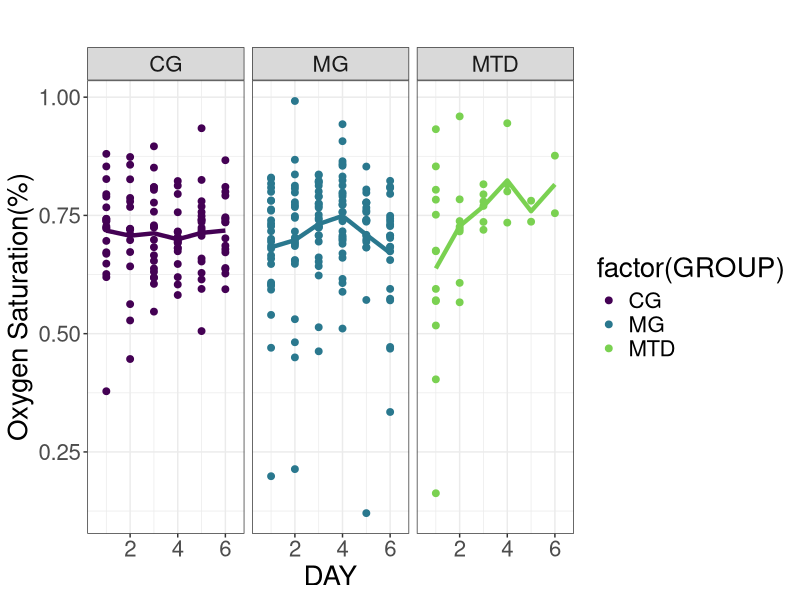
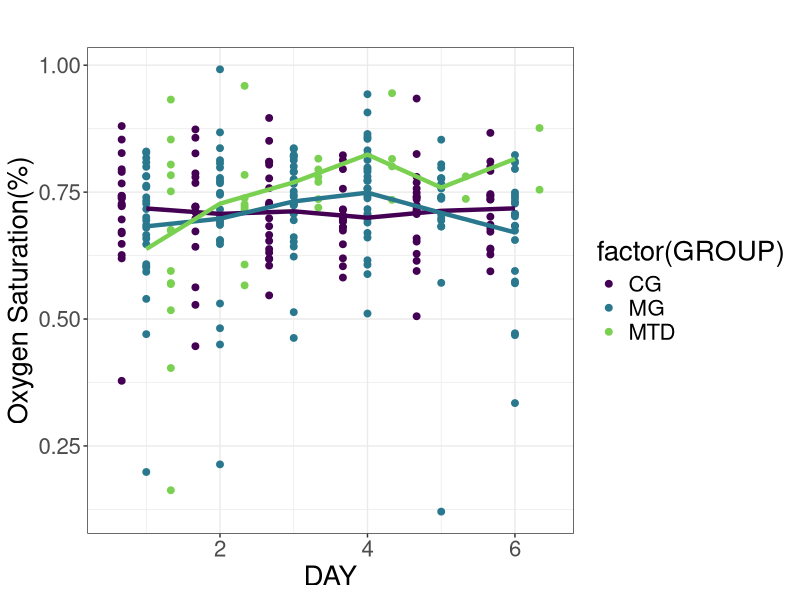
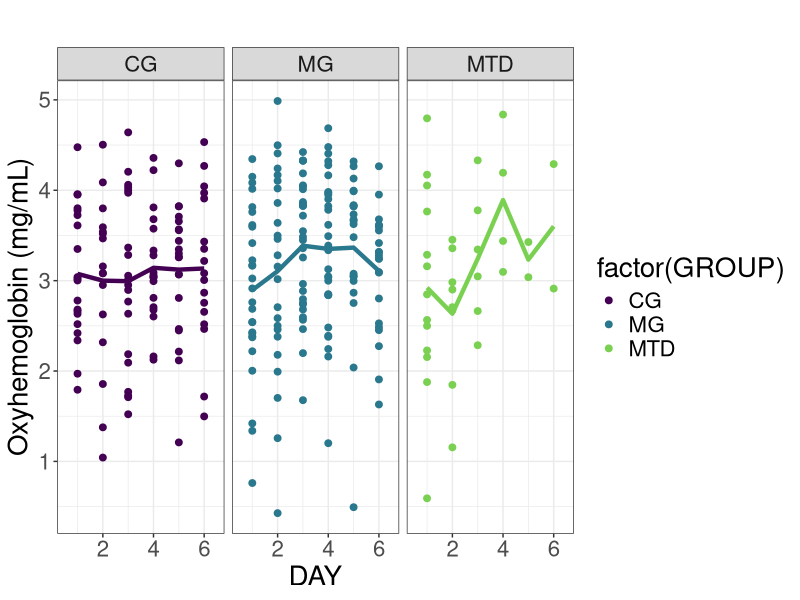
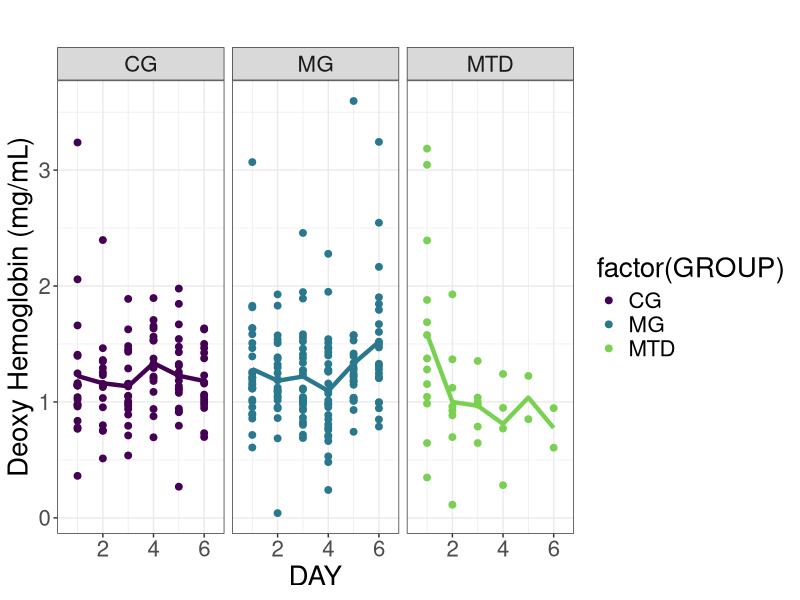
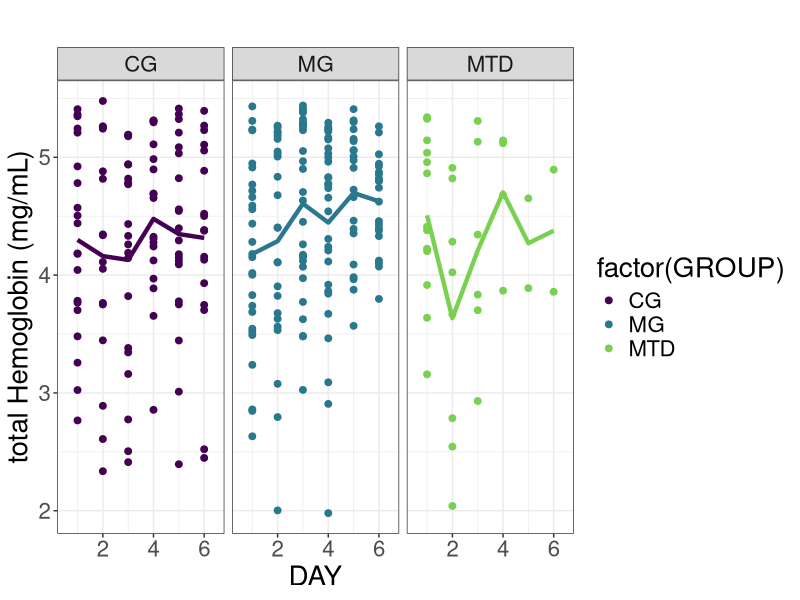
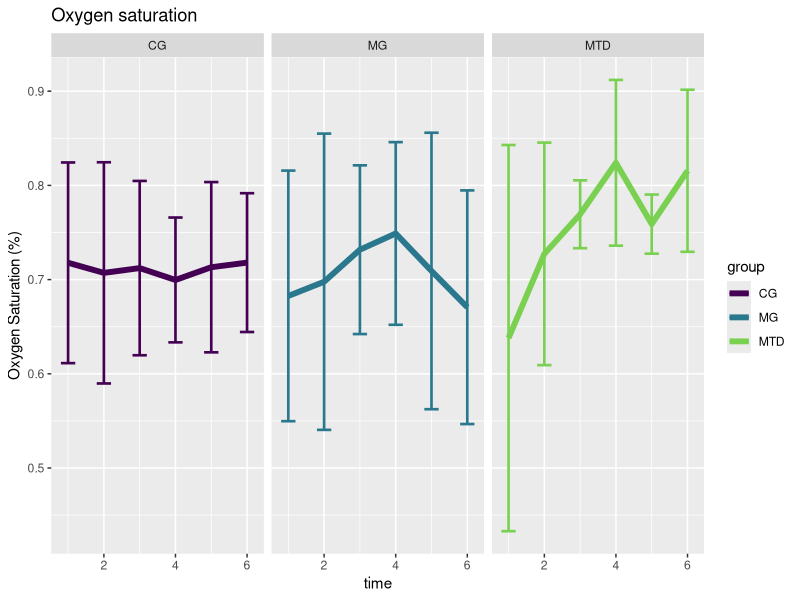
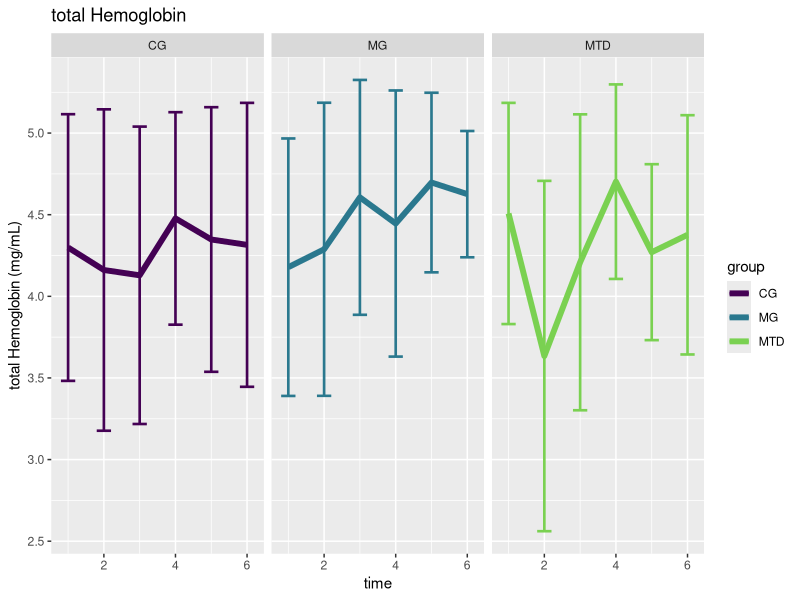
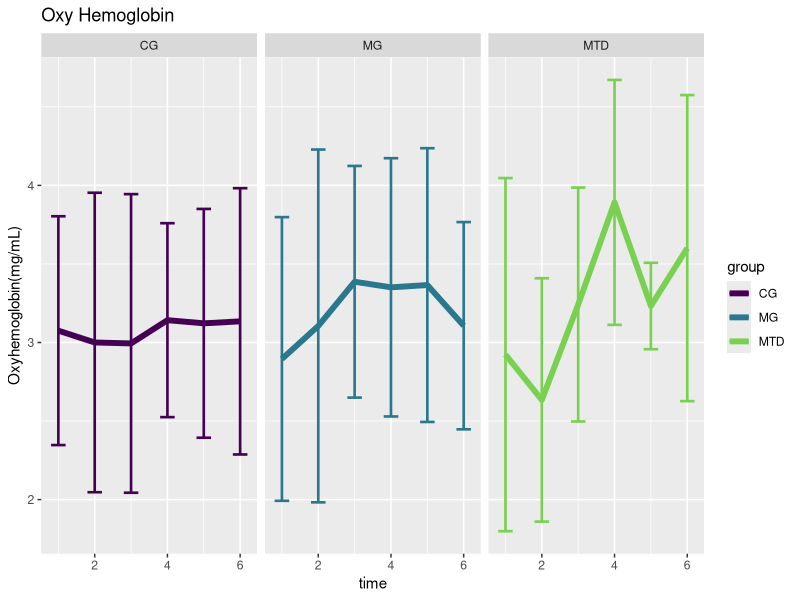

Source code (R) for these figures, in order:
#code to plot the StO2 per group with errorbars
library(readr)
library(multcomp)
library(here)
data1 <- read.csv(here("data","Extraction_merged_2018_2020_cohorts_v1.csv"))
attach(data1)
library("ggplot2")
library(scales)
library(nlme)
library(ggplot2)
pd<-position_dodge(0.2)

data1$STO2min<-(data1$STO2-data1$STO2_SD)
data1$STO2max<-(data1$STO2+data1$STO2_SD)
data1$HBmin<-(data1$HB-data1$HB_SD)
data1$HBmax<-(data1$HB+data1$HB_SD)
data1$Amin<-(data1$A-data1$A_SD)
data1$Amax<-(data1$A+data1$A_SD)
data1$Bmin<-(data1$B-data1$B_SD)
data1$Bmax<-(data1$B+data1$B_SD)

data1$HBO2<-(data1$HB*data1$STO2)
data1$HBO2_SD<-data1$HB_SD*data1$STO2
data1$HBO2max<-data1$HBO2+data1$HBO2_SD
data1$HBO2min<-data1$HBO2-data1$HBO2_SD

data1$HBO<-data1$HB*(1-data1$STO2)
data1$HBO_SD<-data1$HB_SD*(1-data1$STO2)
data1$HBOmax<-data1$HBO+data1$HBO_SD
data1$HBOmin<-data1$HBO-data1$HBO_SD

#Calculating means 
means1<-aggregate(data1$STO2, by=list(time=data1$DAY,group=data1$GROUP),na.rm=TRUE,FUN=mean) #from StO2
sdevs1<-aggregate(data1$STO2, by=list(time=data1$DAY,group=data1$GROUP),na.rm=TRUE,FUN=sd) #from StO2
means1$STO2<-means1$x
means1$SDSTO2<-sdevs1$x
means2<-aggregate(data1$HB, by=list(time=data1$DAY,group=data1$GROUP),na.rm=TRUE,FUN=mean) #from Hb
sdevs2<-aggregate(data1$HB, by=list(time=data1$DAY,group=data1$GROUP),na.rm=TRUE,FUN=sd) #from Hb
means2$HB<-means2$x
means2$HBSD<-sdevs2$x
means3<-aggregate(data1$A, by=list(time=data1$DAY,group=data1$GROUP),na.rm=TRUE,FUN=mean) #from Hb
sdevs3<-aggregate(data1$A, by=list(time=data1$DAY,group=data1$GROUP),na.rm=TRUE,FUN=sd) #from Hb
means3$A<-means3$x
means3$ASD<-sdevs3$x

OxyHbmeans<-aggregate(data1$HBO2, by=list(time=data1$DAY,group=data1$GROUP),na.rm=TRUE,FUN=mean) #from HbO2
OxyHbstd<-aggregate(data1$HBO2, by=list(time=data1$DAY,group=data1$GROUP),na.rm=TRUE,FUN=sd) #from HbO2
OxyHbmeans$OxyHemoglobin<-OxyHbmeans$x
OxyHbmeans$OxyHbSD<-OxyHbstd$x

DeoxyHbmeans<-aggregate(data1$HBO, by=list(time=data1$DAY,group=data1$GROUP),na.rm=TRUE,FUN=mean) #from Hb
DeoxyHbstd<-aggregate(data1$HBO, by=list(time=data1$DAY,group=data1$GROUP),na.rm=TRUE,FUN=sd) #from Hb
DeoxyHbmeans$DeoxyHemoglobin<-DeoxyHbmeans$x
DeoxyHbmeans$DeoxyHbSD<-DeoxyHbstd$x

##scatter plot per group

#StO2 plot per week per group with means ****best one****
pd=position_dodge(1.0)
ggplot(data1,aes(x=DAY, y=STO2))+theme_bw()+
  theme(text=element_text(size=20))+
  geom_point(aes(color=factor(GROUP)), position=pd, size=2)+
  stat_summary(aes(group=GROUP,color=factor(GROUP)), fun.y=mean, geom="line",linetype=1, size=1.5,show.legend=FALSE)+
  scale_color_viridis_d(end = 0.8)+
  labs(title='',y="Oxygen Saturation(%)")+
  facet_wrap(~GROUP,ncol=5)


####StO2 integrated plot
pd=position_dodge(1.0)
ggplot(data1,aes(x=DAY, y=STO2))+theme_bw()+
  theme(text=element_text(size=20))+
  geom_point(aes(color=factor(GROUP)), position=pd, size=2)+
  stat_summary(aes(group=GROUP,color=factor(GROUP)), fun.y=mean, geom="line",linetype=1, size=1.5,show.legend=FALSE)+
  scale_color_viridis_d(end = 0.8)+
  labs(title='',y="Oxygen Saturation(%)")


#HbO2 plot per week per group with means ****best one****
pd=position_dodge(1.0)
ggplot(data1,aes(x=DAY, y=HBO2))+theme_bw()+
  theme(text=element_text(size=20))+
  geom_point(aes(color=factor(GROUP)), position=pd, size=2)+
  stat_summary(aes(group=GROUP,color=factor(GROUP)), fun.y=mean, geom="line",linetype=1, size=1.5,show.legend=FALSE)+
  scale_color_viridis_d(end = 0.8)+
  labs(title='',y="Oxyhemoglobin (mg/mL)")+
  facet_wrap(~GROUP,ncol=5)

#HbO plot per week per group with means ****best one****
pd=position_dodge(1.0)
ggplot(data1,aes(x=DAY, y=HBO))+theme_bw()+
  theme(text=element_text(size=20))+
  geom_point(aes(color=factor(GROUP)), position=pd, size=2)+
  stat_summary(aes(group=GROUP,color=factor(GROUP)), fun.y=mean, geom="line",linetype=1, size=1.5,show.legend=FALSE)+
  scale_color_viridis_d(end = 0.8)+
  labs(title='',y="Deoxy Hemoglobin (mg/mL)")+
  facet_wrap(~GROUP,ncol=5)



#tHb plot per week per group with means ****best one****
pd=position_dodge(1.0)
ggplot(data1,aes(x=DAY, y=HB))+theme_bw()+
  theme(text=element_text(size=20))+
  geom_point(aes(color=factor(GROUP)), position=pd, size=2)+
  stat_summary(aes(group=GROUP,color=factor(GROUP)), fun.y=mean, geom="line",linetype=1, size=1.5,show.legend=FALSE)+
  scale_color_viridis_d(end = 0.8)+
  labs(title='',y="total Hemoglobin (mg/mL)")+
  facet_wrap(~GROUP,ncol=5)






###plotting mean values####
ggplot(means1,aes(x=time,y=STO2))+geom_line(aes(color=group),size=2)+
  geom_errorbar(aes(ymin=STO2-SDSTO2,ymax=STO2+SDSTO2,color=group),width=0.4, size=0.9,position=pd)+
  labs(y="Oxygen Saturation (%)")+facet_wrap(~group)+
  scale_color_viridis_d(end = 0.8)+
  ggtitle("Oxygen saturation") #plot mean StO2 values


ggplot(means2,aes(x=time,y=HB))+geom_line(aes(color=group),size=2)+
  geom_errorbar(aes(ymin=HB-HBSD,ymax=HB+HBSD,color=group),width=0.4, size=0.9,position=pd)+facet_wrap(~group)+
  scale_color_viridis_d(end = 0.8)+
  ggtitle("total Hemoglobin")+labs(y="total Hemoglobin (mg/mL)") #plot mean Hb values

ggplot(OxyHbmeans,aes(x=time,y=OxyHemoglobin))+geom_line(aes(color=group),size=2)+
  geom_errorbar(aes(ymin=OxyHemoglobin-OxyHbSD,ymax=OxyHemoglobin+OxyHbSD,color=group),width=0.4, size=0.9,position=pd)+facet_wrap(~group)+
  scale_color_viridis_d(end = 0.8)+
  ggtitle("Oxy Hemoglobin")+labs(y="Oxyhemoglobin(mg/mL)") #plot HbO2

ggplot(DeoxyHbmeans,aes(x=time,y=DeoxyHemoglobin))+geom_line(aes(color=group),size=2)+
  geom_errorbar(aes(ymin=DeoxyHemoglobin-DeoxyHbSD,ymax=DeoxyHemoglobin+DeoxyHbSD,color=group),width=0.4, size=0.9,position=pd)+facet_wrap(~group)+
  scale_color_viridis_d(end = 0.8)+
  ggtitle("Deoxyhemoglobin")+labs(y="Deoxyhemoglobin (mg/mL)") #plot mean scattering coeff values

ggplot(means3,aes(x=time,y=A))+geom_line(aes(color=group),size=2)+
  geom_errorbar(aes(ymin=A-ASD,ymax=A+ASD,color=group),width=0.4, size=0.9,position=pd)+facet_wrap(~group)+
  scale_color_viridis_d(end = 0.8)+
  ggtitle("Scattering Coefficient (A)")+labs(y="Scattering coefficient (A)") #plot mean scattering coeff values

#Extract initial values per group
StO2basevals<-means1[means1$time==1, c("group", "STO2")] #extract initial StO2 values per group
means1<-merge(means1,StO2basevals, by.x="group", by.y='group',suffixes = c("","basevalue"))#copy StO2 base values per group

Hbbasevals<-means2[means2$time==1,c("group",'HB')] #extract initial Hb values per group
means2<-merge(means2,Hbbasevals, by.x="group", by.y='group',suffixes = c("","basevalue"))#copy StO2 base values per group


OxyHbbasevals<-OxyHbmeans[OxyHbmeans$time==1, c("group", "OxyHemoglobin")] #extract initial HbO2 values per group
OxyHbmeans<-merge(OxyHbmeans,OxyHbbasevals, by.x="group", by.y='group',suffixes = c("","basevalue"))#copy HbO2 base values per group


DeoxyHbbasevals<-DeoxyHbmeans[DeoxyHbmeans$time==1, c("group", "DeoxyHemoglobin")] #extract initial Hb values per group
DeoxyHbmeans<-merge(DeoxyHbmeans,DeoxyHbbasevals, by.x="group", by.y='group',suffixes = c("","basevalue"))#copy Hb base values per group

Abasevals<-means3[means3$time==1, c("group", "A")] #extract initial StO2 values per group
means3<-merge(means3,Abasevals, by.x="group", by.y='group',suffixes = c("","basevalue"))#copy StO2 base values per group

##getting a subset of StO2 values without NAs
library(dplyr)
Trimmed<-data1%>%filter(!is.na(STO2)) #extracting the non NA values 
Numbers<-aggregate(Trimmed$STO2, by=list(time=Trimmed$DAY,group=Trimmed$GROUP),FUN=length) #counting the number of occurrences per group per week
names(Numbers)<-c('Week','Group','Observations')
#Calculate fold change and pasting number of observations per group per week
##StO2
means1$StO2foldchange<-means1$STO2/means1$STO2basevalue #Mean StO2 fold change
means1$Observations<-Numbers$Observations
means1$StandErr<-means1$SDSTO2/(means1$Observations)^0.5
means1$FoldErr<-means1$StandErr/means1$STO2basevalue


##total hemoglobin
means2$Hbfoldchange<-means2$HB/means2$HBbasevalue #Mean Hb fold change
means2$Observations<-Numbers$Observations
means2$StandErr<-means2$HBSD/(means2$Observations)^0.5
means2$FoldErr<-means2$StandErr/means2$HBbasevalue

##A (reduced scattering coefficient)
means3$Afoldchange<-means3$A/means3$Abasevalue #Mean A fold change
means3$Observations<-Numbers$Observations
means3$StandErr<-means3$ASD/(means3$Observations)^0.5
means3$FoldErr<-means3$StandErr/means3$Abasevalue
###HbO2####
OxyHbmeans$OxyHbfoldchange<-OxyHbmeans$OxyHemoglobin/OxyHbmeans$OxyHemoglobinbasevalue
OxyHbmeans$Observations<-Numbers$Observations
OxyHbmeans$StandErr<-OxyHbmeans$OxyHbSD/(OxyHbmeans$Observations)
OxyHbmeans$FoldErr<-OxyHbmeans$StandErr/OxyHbmeans$OxyHemoglobinbasevalue

##Hb###
DeoxyHbmeans$DeoxyHbfoldchange<-DeoxyHbmeans$DeoxyHemoglobin/DeoxyHbmeans$DeoxyHemoglobinbasevalue
DeoxyHbmeans$Observations<-Numbers$Observations
DeoxyHbmeans$StandErr<-DeoxyHbmeans$DeoxyHbSD/(DeoxyHbmeans$Observations)
DeoxyHbmeans$FoldErr<-DeoxyHbmeans$StandErr/DeoxyHbmeans$DeoxyHemoglobinbasevalue

#plot fold changes
pd=position_dodge(0.4)
ggplot(means1,aes(x=time, y=StO2foldchange))+theme_bw()+geom_point(aes(color=group,group=group),size=2, position=pd)+
  geom_line(aes(color=group,group=group),size=1.5,position=pd)+
  geom_errorbar(aes(ymin=StO2foldchange-FoldErr,ymax=StO2foldchange+FoldErr,color=group),width=0.4, size=0.9,position=pd)+
  theme(text=element_text(size=30),aspect.ratio = 1)+
  scale_color_viridis_d(end = 0.8)+
  scale_x_continuous(breaks=seq(1,6,1))+
  labs(title=expression(StO[2]), y='', x='Weeks')+theme(plot.title = element_text(hjust = 0.5)) #plot StO2 fold change




ggplot(means2,aes(x=time, y=Hbfoldchange))+theme_bw()+geom_point(aes(color=group,group=group),size=2, position=pd)+
  geom_line(aes(color=group,group=group),size=1.5, position=pd)+
  geom_errorbar(aes(ymin=Hbfoldchange-FoldErr,ymax=Hbfoldchange+FoldErr,color=group),width=0.4, size=0.9, position=pd)+
  theme(text=element_text(size=30),aspect.ratio = 1)+
  scale_color_viridis_d(end = 0.8)+
  scale_x_continuous(breaks=seq(1,6,1))+
  labs(title=expression(tHb), y='', x='Weeks')+theme(plot.title = element_text(hjust = 0.5)) #plot Hb fold change


ggplot(means3,aes(x=time, y=Afoldchange))+theme_bw()+geom_point(aes(color=group,group=group),size=2, position=pd)+
  geom_line(aes(color=group,group=group),size=1.5, position=pd)+
  geom_errorbar(aes(ymin=Afoldchange-FoldErr,ymax=Afoldchange+FoldErr,color=group),width=0.4, size=0.9, position=pd)+theme(text=element_text(size=30),aspect.ratio = 1)+
  scale_color_viridis_d(end = 0.8)+
  scale_x_continuous(breaks=seq(1,6,1))+labs(title=expression(mu[s]^{"'"}), y='', x='Weeks')+
  theme(plot.title = element_text(hjust = 0.5)) #plot A fold change


ggplot(OxyHbmeans,aes(x=time, y=OxyHbfoldchange))+theme_bw()+
  geom_point(aes(color=group,group=group),size=2, position=pd)+
  geom_line(aes(color=group,group=group),size=1.5,position=pd)+
  geom_errorbar(aes(ymin=OxyHbfoldchange-FoldErr,ymax=OxyHbfoldchange+FoldErr,color=group),width=0.4, size=0.9,position=pd)+
  scale_color_viridis_d(end = 0.8)+
  theme(text=element_text(size=30),aspect.ratio = 1)+scale_x_continuous(breaks=seq(1,6,1))+
  labs(title=expression(HbO[2]), y='', x='Weeks')+theme(plot.title = element_text(hjust = 0.5)) #plot HbO2 fold change


ggplot(DeoxyHbmeans,aes(x=time, y=DeoxyHbfoldchange))+theme_bw()+
  geom_point(aes(color=group,group=group),size=2, position=pd)+
  geom_line(aes(color=group,group=group),size=1.5,position=pd)+
  geom_errorbar(aes(ymin=DeoxyHbfoldchange-FoldErr,ymax=DeoxyHbfoldchange+FoldErr,color=group),width=0.4, size=0.9,position=pd)+
  theme(text=element_text(size=30),aspect.ratio = 1)+
  scale_color_viridis_d(end = 0.8)+
  scale_x_continuous(breaks=seq(1,6,1))+
  labs(title=expression(HbO), y='', x='Weeks')+theme(plot.title = element_text(hjust = 0.5)) #plot Hb fold change






#StO2 plot per week per group with means ****best one****
# pd=position_dodge(1.0)
# ggplot(data1,aes(x=DAY, y=STO2, linetype=TUMOR))+theme_bw()+
#   theme(text=element_text(size=20))+
#   geom_point(aes(color=factor(TUMOR)), position=pd, size=2)+
#   geom_line(aes(color=factor(TUMOR)), position=pd,size=1)+
#   scale_x_continuous(breaks=seq(1,6,1))+
#   geom_errorbar(aes(ymin=STO2min, ymax=STO2max,color=factor(TUMOR),linetype=NULL), width=2,position=pd,size=0.6,show.legend = FALSE)+
#   geom_text(data = data1, aes(x = 4.35, y = STO2, label = TUMOR),
#             size = 4, hjust = 1, fontface = "bold")+
#   stat_summary(aes(group=GROUP), fun.y=mean, geom="line",linetype=1, size=1.5,show.legend=FALSE)+
#   labs(title='',y="Oxygen Saturation(%)")+
#   facet_wrap(~ID,ncol=5)




#StO2 plot per week per subject per group MG **best**
library(ggrepel)
library(grid)
library(tidyverse)


#geom_label_repel(data=subset(data1,GROUP=='MG'),aes(label = TUMOR , fill=factor(TUMOR)),
#box.padding   = 0.35, 
#point.padding = 0.5,
#color ='black',
#show.legend = FALSE)+

#StO2 plots 
#################################################################

#MG group
pd=position_dodge(1.0)
ggplot(data=subset(data1,GROUP=='MG'),aes(x=DAY, y=STO2, linetype=TUMOR))+theme_bw()+
  geom_point(aes(color=TUMOR), position=pd, size=2, show.legend = FALSE)+
  geom_line(aes(color=factor(TUMOR)), position=pd,size=2, linetype="solid")+
  scale_x_continuous(breaks=seq(1,6,1))+
  geom_errorbar(aes(ymin=STO2min, ymax=STO2max,
                    color=factor(TUMOR),
                    linetype=NULL), width=0.5,position=pd,size=1,show.legend = FALSE)+
  scale_color_viridis_d(end = 0.75)+
  guides(color = guide_legend(override.aes = list(size = 6)))+
  stat_summary(aes(group=GROUP), fun.y=mean, geom="line",linetype=1, size=1.5,show.legend=FALSE)+
  facet_wrap(~ID,nrow=2)+
  labs(title='METRONOMIC',y="Oxygen Saturation(%)")+
  theme(text=element_text(size=20),plot.title = element_text(hjust = 0.5),
        legend.text=element_text(size=20),legend.position = "bottom",aspect.ratio = 0.75)



#tHb plots
#################################################################
#MG group
pd=position_dodge(1.0)
ggplot(data=subset(data1,GROUP=='MG'),aes(x=DAY, y=HB, linetype=TUMOR))+theme_bw()+
  geom_point(aes(color=TUMOR), position=pd, size=2, show.legend = FALSE)+
  geom_line(aes(color=factor(TUMOR)), position=pd,size=2, linetype="solid")+
  scale_x_continuous(breaks=seq(1,6,1))+
  geom_errorbar(aes(ymin=HBmin, ymax=HBmax,
                    color=factor(TUMOR),
                    linetype=NULL), width=0.5,position=pd,size=1,show.legend = FALSE)+
  scale_color_viridis_d(end = 0.75)+
  guides(color = guide_legend(override.aes = list(size = 6)))+
  stat_summary(aes(group=GROUP), fun.y=mean, geom="line",linetype=1, size=1.5,show.legend=FALSE)+
  facet_wrap(~ID,nrow=2)+
  labs(title='METRONOMIC',y="Total hemoglobin (mg/mL)")+
  theme(text=element_text(size=20),plot.title = element_text(hjust = 0.5),
        legend.text=element_text(size=20),legend.position = "bottom",aspect.ratio = 0.75)


#HbO2 plots
################################
#MG group
library(ggrepel)
library(tidyverse)
pd=position_dodge(1.0)
ggplot(data=subset(data1,GROUP=='MG'),aes(x=DAY, y=HBO2, linetype=TUMOR))+theme_bw()+
  geom_point(aes(color=TUMOR), position=pd, size=2, show.legend = FALSE)+
  geom_line(aes(color=factor(TUMOR)), position=pd,size=2, linetype="solid")+
  scale_x_continuous(breaks=seq(1,6,1))+
  geom_errorbar(aes(ymin=HBO2min, ymax=HBO2max,
                    color=factor(TUMOR),
                    linetype=NULL), width=0.5,position=pd,size=1,show.legend = FALSE)+
  scale_color_viridis_d(end = 0.75)+
  guides(color = guide_legend(override.aes = list(size = 6)))+
  stat_summary(aes(group=GROUP), fun.y=mean, geom="line",linetype=1, size=1.5,show.legend=FALSE)+
  facet_wrap(~ID,nrow =2)+
  labs(title='METRONOMIC',y="HbO2(mg/mL)")+
  theme(text=element_text(size=20),plot.title = element_text(hjust = 0.5),
        legend.text=element_text(size=20),legend.position = "bottom",aspect.ratio = 0.75)


#HbO plots
##############################
#MG group
pd=position_dodge(1.0)
ggplot(data=subset(data1,GROUP=='MG'),aes(x=DAY, y=HBO, linetype=TUMOR))+theme_bw()+
  geom_point(aes(color=TUMOR), position=pd, size=2, show.legend = FALSE)+
  geom_line(aes(color=factor(TUMOR)), position=pd,size=2, linetype="solid")+
  scale_x_continuous(breaks=seq(1,6,1))+
  geom_errorbar(aes(ymin=HBOmin, ymax=HBOmax,
                    color=factor(TUMOR),
                    linetype=NULL), width=0.5,position=pd,size=1,show.legend = FALSE)+
  scale_color_viridis_d(end = 0.75)+
  guides(color = guide_legend(override.aes = list(size = 6)))+
  stat_summary(aes(group=GROUP), fun.y=mean, geom="line",linetype=1, size=1.5,show.legend=FALSE)+
  facet_wrap(~ID,nrow=2)+
  labs(title='METRONOMIC',y=" Deoxyhemoglobin (mg/mL)")+
  theme(text=element_text(size=20),plot.title = element_text(hjust = 0.5),
        legend.text=element_text(size=20),legend.position = "bottom",aspect.ratio = 0.75)



####Mean values
